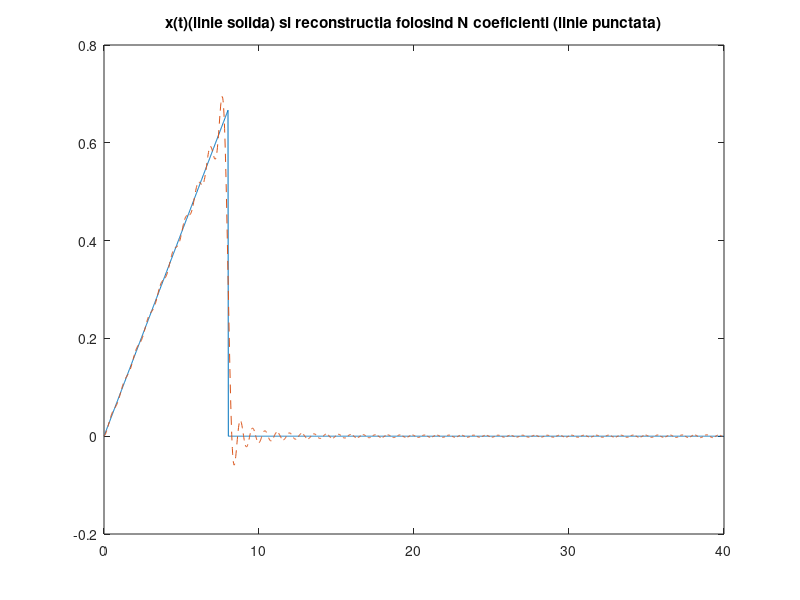
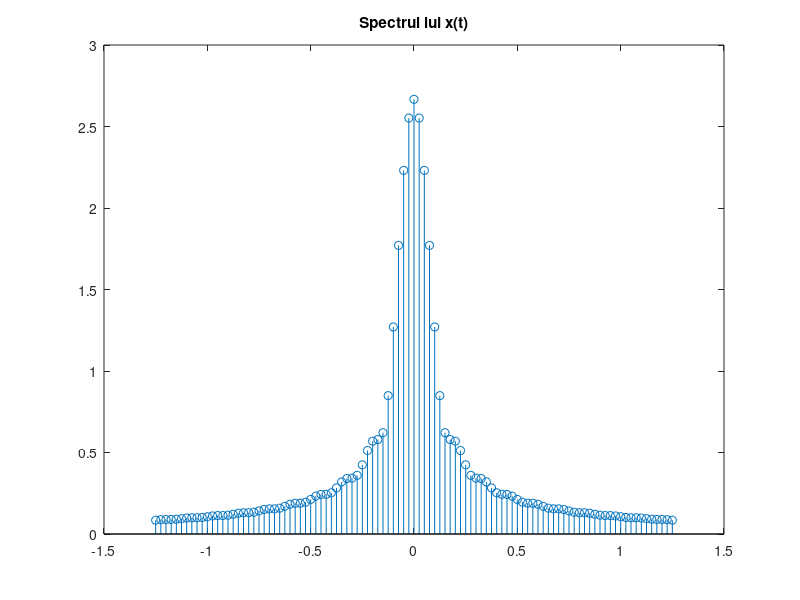

Write MATLAB code to recreate these figures, in order.
%Semnal triunghiular
%Perioada P = 40 s
%Durata semnalelor D = 8
%Rezolutie temporara adecvata
%Numar de coeficienti = 50

P = 40; 
D = 8; 
N = 50;
w0 = 2*pi/P; %pulsatia unghiulara a semnalului
t_tr = 0:0.02:D; %esantionarea semnalului original
x_tr = sawtooth((pi/12)*t_tr,0.5)/2+0.5; %semnalul triunghiular original
t = 0:0.02:P; %esantionarea semnalului modificat
x = zeros(1,length(t)); %initializare a semnalului modificat cu valori nule
x(t<=D) = x_tr; %modificam valorile nule cu valori din semnalul original
                %unde avem valori din t <= durata semnalului 
figure(1);
plot(t,x),title('x(t)(linie solida) si reconstructia folosind N coeficienti (linie punctata)'); %afisare x(t)
hold on;


for k = -N:N %k este variabila dupa care se realizeaza suma
    x_t = x_tr; %x_t e semnalul realizat dupa formula SF data
    x_t = x_t .* exp(-1i*k*w0*t_tr); %inmultire intre doua matrice element cu element
    X(k+N+1) = 0; %initializare cu valoare nula
    for i = 1:length(t_tr)-1
        X(k+N+1) = X(k+N+1) + (t_tr(i+1)-t_tr(i)) * (x_t(i)+x_t(i+1))/2; %reconstructia folosind coeficientii
    end
end

for i = 1:length(t) %i este variabila dupa care se realizeaza suma
    x_finit(i) = 0; %initializare cu valoare nula
    for k=-N:N
        x_finit(i) = x_finit(i) + (1/P) * X(k+51) * exp(1i*k*w0*t(i));  %reconstructia folosind coeficientii
    end
end
plot(t,x_finit,'--'); %afisare reconstructie semnal folosind cei N coeficienti

figure(2);
w=-50*w0:w0:50*w0; %w este vectorul ce ne va permite afisarea spectrului functiei
stem(w/(2*pi),abs(X)),title('Spectrul lui x(t)'); %afisarea spectrului

%Conform cursului de SS, teoria seriilor Fourier (trigonometrica, armonica si complexa) ne spune
%ca orice semnal periodic poate fi aproximat printr-o suma infinita de sinusuri
%si cosinusuri de diferite frecvente, fiecare ponderat cu un anumit coeficient. 
%Acesti coeficienti reprezinta practic spectrul (amplitudinea pentru anumite frecvente).
%Semnalul reconstruit foloseste un numar finit de termeni(N=50 in tema) si se apropie ca
%forma de semnalul original, insa prezinta o marja de eroare. Cu cat marim
%numarul de coeficienti ai SF, aceasta marja de eroare va fi din ce in ce mai
%mica. In plus se observa faptul ca semnalul poate fi aproximat printr-o
%suma de sinusoide, variatiile semnalului prezentand un caracter sinusoidal.